Frame 1 (no input): blank canvas, image omitted
Frame 60 (no input): blank canvas, image omitted
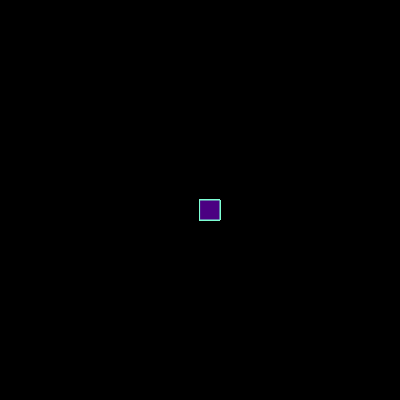
Frame 120 (the mouse pressed at the canvas centre since frame 60)

The p5.js sketch whose frames 1 and 60 were blank and that drew this single picture after the mouse press (run headless with seeded random() and noise() and a simulated clock; from frame 60 on, the mouse is pressed at the canvas centre):

// p5.js sketch
// ── sketch.js
function setup() {
  createCanvas(400, 400);
  background ("black");
}

function draw() {
  
  stroke("aquamarine")
  fill("indigo")
  if(mouseIsPressed){
  rect(mouseX, mouseY, 20, 20,);
}
}
